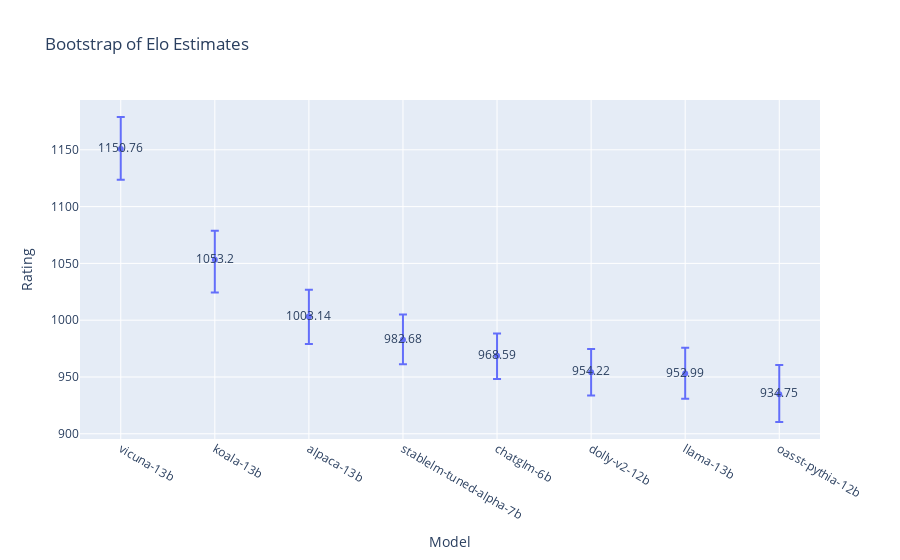

Here is the notebook cell this chart was saved with:
### Code cell
def visualize_bootstrap_scores(df, title):
    bars = pd.DataFrame(dict(
        lower = df.quantile(.025),
        rating = df.quantile(.5),
        upper = df.quantile(.975))).reset_index(names="model").sort_values("rating", ascending=False)
    bars['error_y'] = bars['upper'] - bars["rating"]
    bars['error_y_minus'] = bars['rating'] - bars["lower"]
    bars['rating_rounded'] = np.round(bars['rating'], 2)
    fig = px.scatter(bars, x="model", y="rating", error_y="error_y",
                     error_y_minus="error_y_minus", text="rating_rounded",
                     title=title)
    fig.update_layout(xaxis_title="Model", yaxis_title="Rating")
    return fig

fig = visualize_bootstrap_scores(bootstrap_elo_lu, "Bootstrap of Elo Estimates")
fig

### Figure 1 — Plotly figure (JSON) as saved in the notebook; plotly's stock layout.template omitted (floating-point values rounded to 4 significant figures)
{"data": [{"error_y": {"array": [28.18, 25.62, 23.55, 22.28, 19.76, 20.43, 22.84, 25.72], "arrayminus": [27.13, 28.73, 24.14, 21.4, 20.29, 20.57, 22.22, 24.44]}, "hovertemplate": "model=%{x}<br>rating=%{y}<br>rating_rounded=%{text}<extra></extra>", "legendgroup": "", "marker": {"color": "#636efa", "symbol": "circle"}, "mode": "markers+text", "name": "", "orientation": "v", "showlegend": false, "text": [1151.0, 1053.0, 1003.0, 982.7, 968.6, 954.2, 953.0, 934.8], "type": "scatter", "x": ["vicuna-13b", "koala-13b", "alpaca-13b", "stablelm-tuned-alpha-7b", "chatglm-6b", "dolly-v2-12b", "llama-13b", "oasst-pythia-12b"], "xaxis": "x", "y": [1151.0, 1053.0, 1003.0, 982.7, 968.6, 954.2, 953.0, 934.8], "yaxis": "y"}], "layout": {"legend": {"tracegroupgap": 0}, "title": {"text": "Bootstrap of Elo Estimates"}, "xaxis": {"anchor": "y", "domain": [0, 1], "title": {"text": "Model"}}, "yaxis": {"anchor": "x", "domain": [0, 1], "title": {"text": "Rating"}}}}
